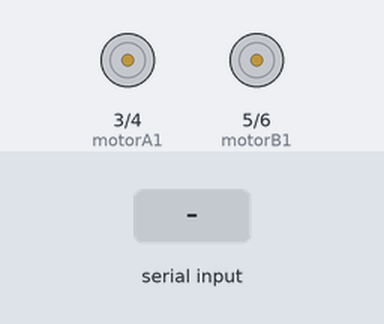
Recording of a sketch running on a simulated Arduino Uno, built with avr-gcc and run on an emulated ATmega328P. Shown: motor-driver pin pairs drawn as motors (green arrow = first pin HIGH = forward, orange = second pin HIGH = backward, longer = more drive). The inputs (shaded band) are chosen by the test bench.

Above: at 1.2 s.
1.3 s: "A" received over the second serial link
At 1.7 s:
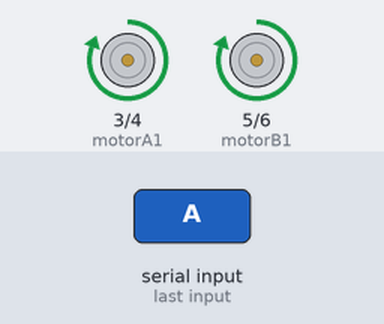
3.3 s: "R" received over the second serial link
At 3.7 s:
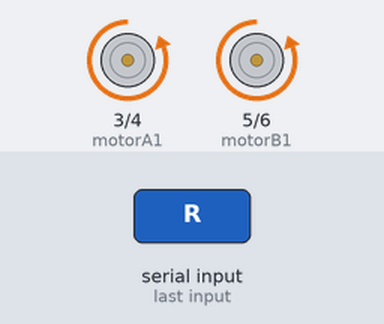
5.3 s: "D" received over the second serial link
At 5.7 s:
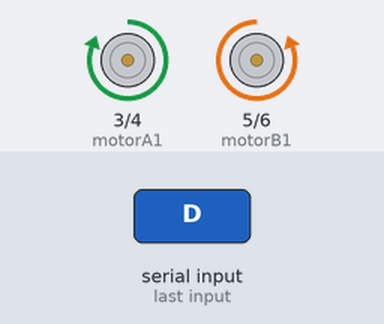
7.3 s: "I" received over the second serial link
At 7.7 s:
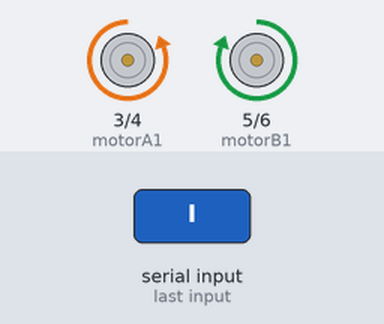
Timing chart, 0 to 10.3 s (numbered marks = the images above; inputs shaded):
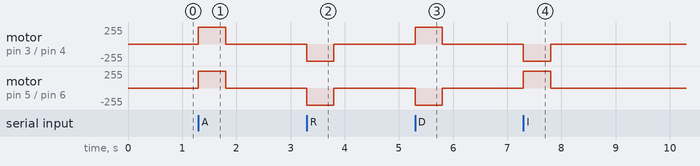

The sketch:

MotorCarro_BT.ino
```cpp
//Codigo c++
#include <SoftwareSerial.h>

byte rx=7;
byte tx=8;
SoftwareSerial BT(rx,tx);

int motorA1 = 3; // Pin para controlar el motor A (dirección 1)
int motorA2 = 4; // Pin para controlar el motor A (dirección 2)
int motorB1 = 5; // Pin para controlar el motor B (dirección 1)
int motorB2 = 6; // Pin para controlar el motor B (dirección 2)

unsigned long lastCommandTime = 0;
const unsigned long commandTimeout = 500; //2000

void setup() {
  // Configurar los pines de los motores como salidas
  pinMode(motorA1, OUTPUT);
  pinMode(motorA2, OUTPUT);
  pinMode(motorB1, OUTPUT);
  pinMode(motorB2, OUTPUT);

  BT.begin(9600);
  detenerMotores();
}

void loop() {

  if (BT.available() > 0) {
    char command = BT.read();
    lastCommandTime = millis();

    if (command == 'A') {
      moverDerecha();  // Avanzar
    } else if (command == 'R') {
      moverIzquierda(); // Reversa
    } else if (command == 'D') {
      moverDerechaIzquierda(); // Motor A derecha y Motor B izquierda
    } else if (command == 'I') {
      moverIzquierdaDerecha(); // Motor A izquierda y Motor B derecha
    } else if (command == 'N') {
      detenerMotores();  // Detener o Neutral
    }
  }

  if (millis() - lastCommandTime > commandTimeout) {
    detenerMotores();
  }

}

void detenerMotores() {
  digitalWrite(motorA1, LOW);
  digitalWrite(motorA2, LOW);
  digitalWrite(motorB1, LOW);
  digitalWrite(motorB2, LOW);
}

void moverDerecha() {
  digitalWrite(motorA1, HIGH);
  digitalWrite(motorA2, LOW);
  digitalWrite(motorB1, HIGH);
  digitalWrite(motorB2, LOW);
}

void moverIzquierda() {

  digitalWrite(motorA1, LOW);
  digitalWrite(motorA2, HIGH);
  digitalWrite(motorB1, LOW);
  digitalWrite(motorB2, HIGH);
}

void moverDerechaIzquierda() {
  digitalWrite(motorA1, HIGH);
  digitalWrite(motorA2, LOW);
  digitalWrite(motorB1, LOW);
  digitalWrite(motorB2, HIGH);
}

void moverIzquierdaDerecha() {
  digitalWrite(motorA1, LOW);
  digitalWrite(motorA2, HIGH);
  digitalWrite(motorB1, HIGH);
  digitalWrite(motorB2, LOW);
}
```

Measured:
- after the input at 1.3 s, motor on pin 3 (motorA1) / pin 4 (motorA2), motor on pin 5 (motorB1) / pin 6 (motorB2): stopped → forward 255/255 at once, → stopped 0.50 s later
- after the input at 3.3 s, motor on pin 3 (motorA1) / pin 4 (motorA2), motor on pin 5 (motorB1) / pin 6 (motorB2): stopped → backward 255/255 at once, → stopped 0.50 s later
- after the input at 5.3 s, motor on pin 3 (motorA1) / pin 4 (motorA2): stopped → forward 255/255 at once, → stopped 0.50 s later; motor on pin 5 (motorB1) / pin 6 (motorB2): stopped → backward 255/255 at once, → stopped 0.50 s later
- after the input at 7.3 s, motor on pin 3 (motorA1) / pin 4 (motorA2): stopped → backward 255/255 at once, → stopped 0.50 s later; motor on pin 5 (motorB1) / pin 6 (motorB2): stopped → forward 255/255 at once, → stopped 0.50 s later
